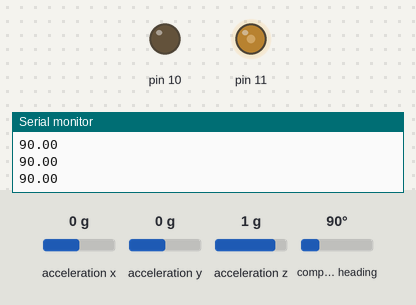
A sketch run on a simulated Arduino Uno, built with avr-gcc and run on an emulated ATmega328P. Parts: output pins drawn as LEDs (lit = HIGH), the last lines printed to the serial monitor. The inputs (shaded band) are chosen by the test bench; at power-on: compass heading 90°, acceleration x 0 g, acceleration y 0 g, acceleration z 1 g.

Above: at 2.2 s.
2.3 s: compass heading set to 180°
At 3.5 s:
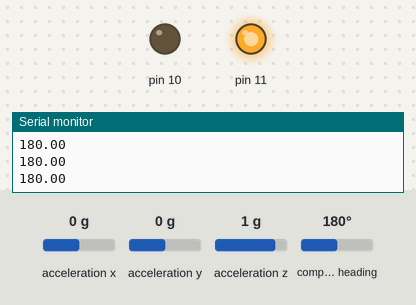
3.8 s: compass heading set to 269°
At 4.7 s:
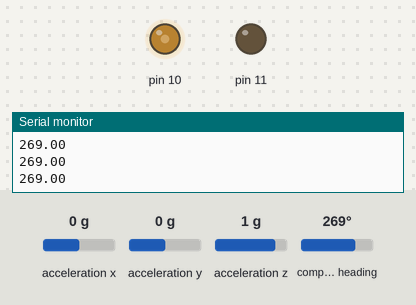
5.3 s: compass heading set to 180°
At 5.9 s:
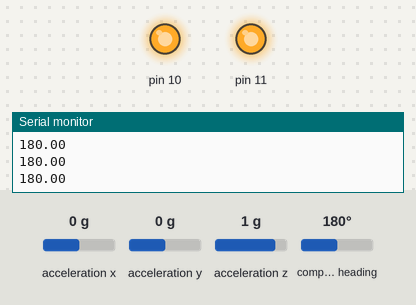
6.8 s: compass heading set to 352°
At 8.1 s:
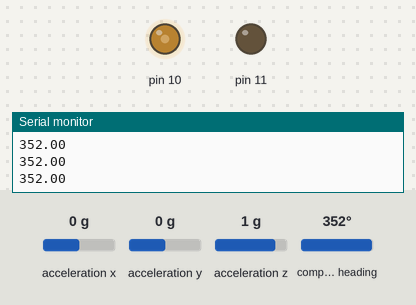
Timing chart, 0 to 9.3 s (numbered marks = the images above; inputs shaded):
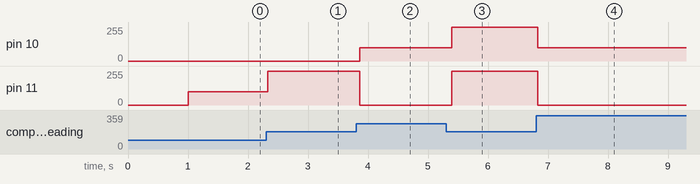

The sketch:

sketch_may12b.ino
```cpp
#include <Wire.h>
#include <Adafruit_Sensor.h>
#include <Adafruit_BNO055.h>
#include <utility/imumaths.h>

Adafruit_BNO055 bno = Adafruit_BNO055(-1, 0x28);

void setup(void)
{
  Serial.begin(115200);
  Serial.println("Orientation Sensor Raw Data Test"); Serial.println("");
  if (!bno.begin())
  {
    Serial.print("Ooops, no BNO055 detected ... Check your wiring or I2C ADDR!");
    while (1);
  }
  delay(1000);
  bno.setExtCrystalUse(true);
  Serial.println("Calibration status values: 0=uncalibrated, 3=fully calibrated");
}


void loop() {
  imu::Vector<3> euler = bno.getVector(Adafruit_BNO055::VECTOR_EULER);
  int gyro_x = euler.x();
  Serial.println(euler.x());

  //moter(0, 0, gyro_x);


  if (gyro_x < 357 && gyro_x > 180) {
    ccw();
  } else if (gyro_x > 3 && gyro_x < 180) {
    cw();
  } else {
    brake_moter();
  }

  delay(100);
}

void moter(int rot, int pwm, int gyro_x) {
  int pwm_l = pwm, pwm_r = pwm;
  //  if (gyro_x > 2 && gyro_x < 180) {
  //    pwm_r = pwm -100;
  //  } else if (gyro_x < 359) {
  //    pwm_l = pwm -100;
  //  }


  if (rot) {
    analogWrite(3, LOW);
    digitalWrite(9, pwm_l);
    analogWrite(10, pwm_r);
    digitalWrite(11, LOW);
  } else {
    analogWrite(3, pwm_l);
    digitalWrite(9, LOW);
    analogWrite(10, LOW);
    digitalWrite(11, pwm_r);
  }
  return 0;
}

void cw() {
  digitalWrite(10, LOW);
  analogWrite(11, 100);
  return 0;
}


void ccw() {
  analogWrite(10, 100);
  digitalWrite(11, LOW);
  return 0;
}

void brake_moter(){
  digitalWrite(3, HIGH);
  digitalWrite(9, HIGH);
  digitalWrite(10, HIGH);
  digitalWrite(11, HIGH);
  digitalWrite(13, HIGH);
  return 0;
}
```

Measured:
- after the input at 2.3 s, pin 11: 100/255 → 255/255 at once
- after the input at 3.8 s, pin 10: 0/255 → 100/255 after 0.07 s; pin 11: 255/255 → 0/255 after 0.07 s
- after the input at 5.3 s, pin 10: 100/255 → 255/255 after 0.10 s; pin 11: 0/255 → 255/255 after 0.10 s
- after the input at 6.8 s, pin 10: 255/255 → 100/255 at once; pin 11: 255/255 → 0/255 at once
